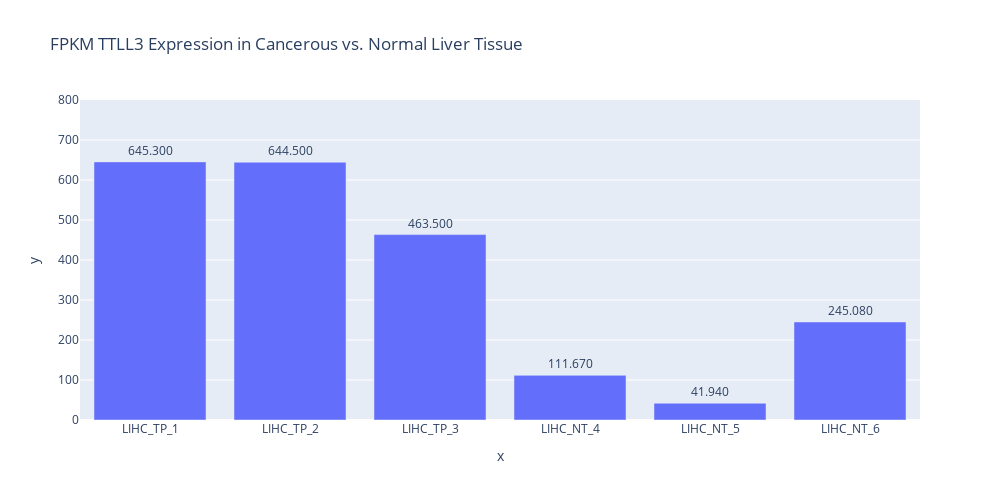

The cell this chart's notebook holds for it:
### Markdown cell above
## Expression of Top Biomarkers Upregulated in  Cancerous Tissue

### Code cell
fig = px.bar(df, x = labels[:6], y = df['TTLL3'].values[:6], text=df['TTLL3'].values[:6], title='FPKM TTLL3 Expression in Cancerous vs. Normal Liver Tissue', range_y = [0, 800], width=1000, height=500)

fig.update_traces(texttemplate='%{text:.3f}', textposition='outside')

fig.show()

### Figure 1 — Plotly figure (JSON) as saved in the notebook; plotly's stock layout.template omitted (floating-point values rounded to 4 significant figures)
{"data": [{"alignmentgroup": "True", "hovertemplate": "x=%{x}<br>y=%{y}<br>text=%{text}<extra></extra>", "legendgroup": "", "marker": {"color": "#636efa", "pattern": {"shape": ""}}, "name": "", "offsetgroup": "", "orientation": "v", "showlegend": false, "text": [645.3, 644.5, 463.5, 111.7, 41.94, 245.1], "textposition": "outside", "texttemplate": "%{text:.3f}", "type": "bar", "x": ["LIHC_TP_1", "LIHC_TP_2", "LIHC_TP_3", "LIHC_NT_4", "LIHC_NT_5", "LIHC_NT_6"], "xaxis": "x", "y": [645.3, 644.5, 463.5, 111.7, 41.94, 245.1], "yaxis": "y"}], "layout": {"barmode": "relative", "height": 500, "legend": {"tracegroupgap": 0}, "title": {"text": "FPKM TTLL3 Expression in Cancerous vs. Normal Liver Tissue"}, "width": 1000, "xaxis": {"anchor": "y", "domain": [0, 1], "title": {"text": "x"}}, "yaxis": {"anchor": "x", "domain": [0, 1], "range": [0, 800], "title": {"text": "y"}}}}
